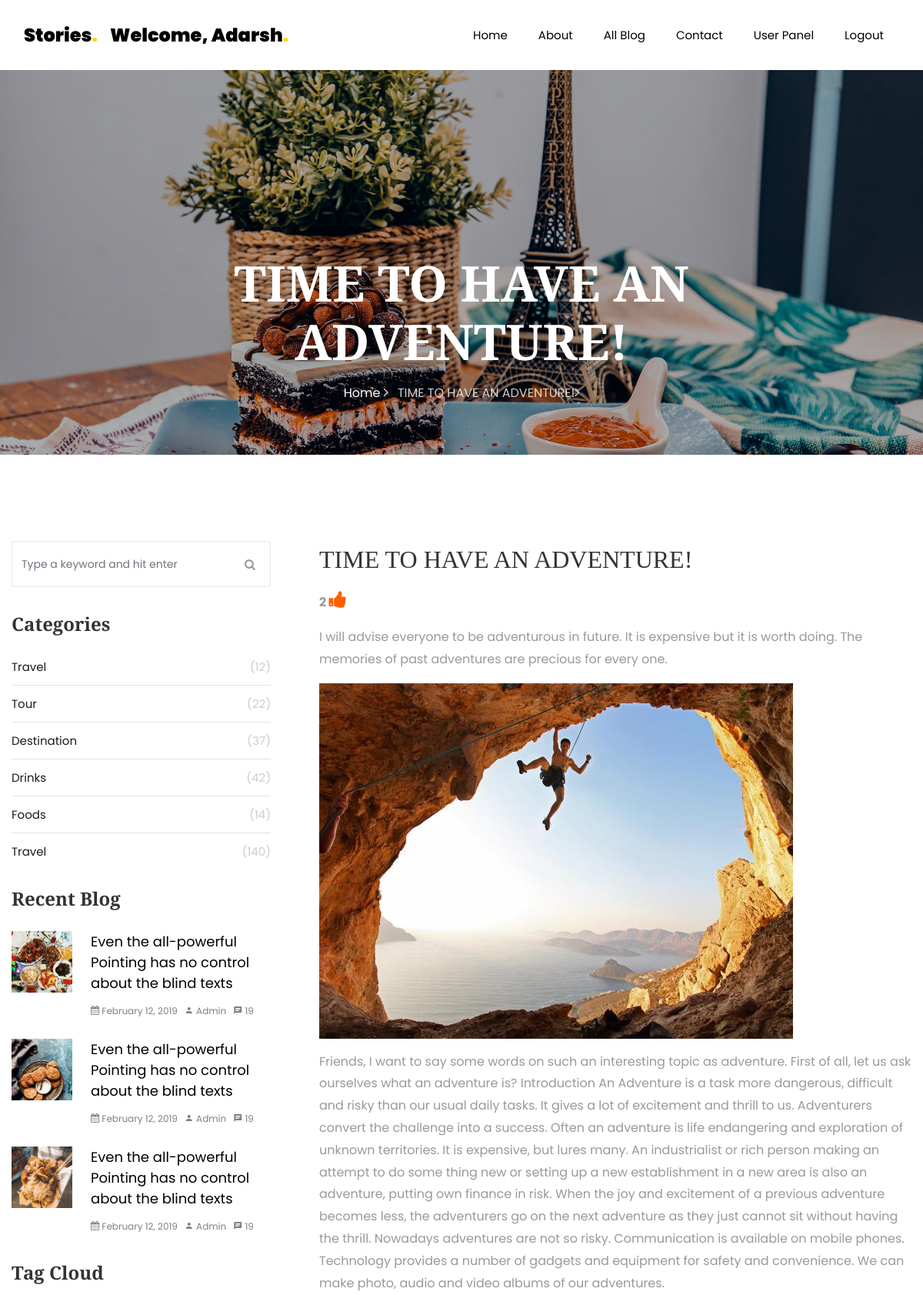
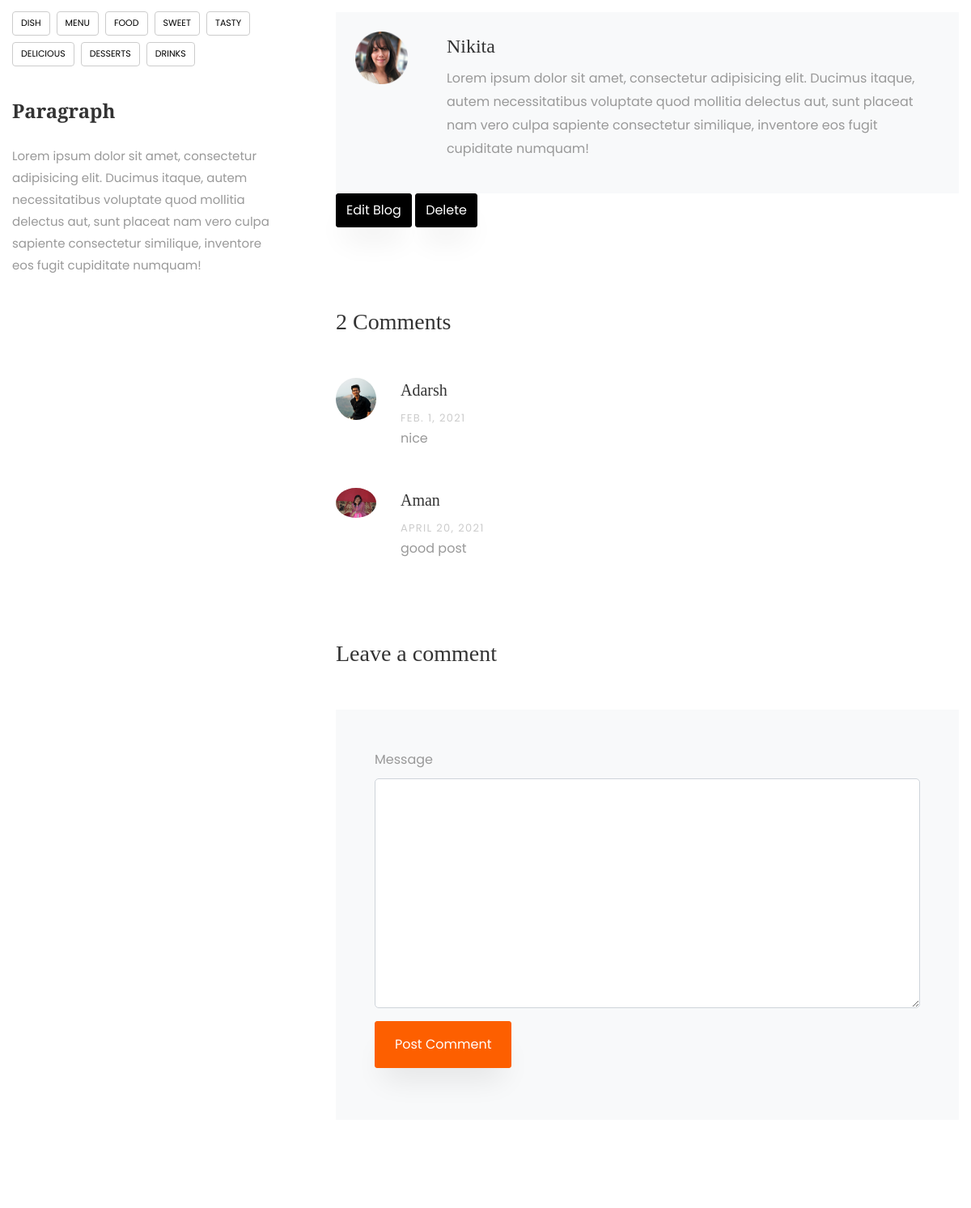
The page /blog_detail/5/ (signed in, upper part) on the database its author committed (2 pictures, top to bottom).
### Blog/models.py (models this page shows, shortened)
class BlogModel(models.Model):
    usr = models.ForeignKey(User,on_delete=models.CASCADE,null=True)
    cat = models.ForeignKey(Category,on_delete=models.CASCADE,null=True)
    title = models.CharField(max_length=100,null=True)
    sdes = models.TextField(null=True)
    long_des = models.TextField(null=True)
    date = models.DateField(null=True)
    image = models.FileField(null=True)

class UserDetail(models.Model):
    usr = models.ForeignKey(User, on_delete=models.CASCADE, null=True)
    mobile = models.CharField(max_length=100,null=True)
    image = models.FileField(null=True)

class UserComment(models.Model):
    usr = models.ForeignKey(User,on_delete=models.CASCADE,null=True)
    blog = models.ForeignKey(BlogModel,on_delete=models.CASCADE,null=True)
    msg = models.TextField(null=True)
    date = models.DateField(null=True)

### Blog/views.py (the view)
# urls.py: path('blog_detail/<int:bid>/', Newblogdetail, name="bdetail"),
def Newblogdetail(request,bid):
    data = BlogModel.objects.get(id = bid)
    userdata = UserDetail.objects.filter(usr = data.usr).first()
    comments = UserComment.objects.filter(blog = data)
    n = comments.count()
    d = {"detail":data,"userdata":userdata,"count":n}
    return render(request,'newtemp/single.html',d)

### Blog/templates/newtemp/single.html (shortened to what this page needs)
{% extends 'newtemp/base.html' %}
{% load static %}
{% block body %}
<link rel="stylesheet" href="https://stackpath.bootstrapcdn.com/font-awesome/4.7.0/css/font-awesome.min.css">
    <section class="hero-wrap hero-wrap-2" style="background-image: url({% static 'images/bg_4.jpg' %});">
      <div class="overlay"></div>
      <div class="container">
        <div class="row no-gutters slider-text align-items-end justify-content-center">
          <div class="col-md-9 ftco-animate pb-5 text-center">
            <h1 class="mb-3 bread">{{ detail.title }}</h1>
            <p class="breadcrumbs"><span class="mr-2"><a href="{% url 'newhome' %}">Home <i class="ion-ios-arrow-forward"></i></a></span> <span>{{ detail.title }}<i class="ion-ios-arrow-forward"></i></span></p>
          </div>
        </div>
      </div>
    </section>
		<section class="ftco-section">
      <div class="container">
        <div class="row">
          <div class="col-lg-8 order-lg-last ftco-animate">
            <h2 class="mb-3">{{ detail.title }}
            </h2>
            <p><b>{{ detail.likeblog_set.count }} <a href="{% url 'like' detail.id %}"> <i class="fa fa-thumbs-up" style="font-size:25px;"></i></a></b>
            </p>
            <p>{{ detail.sdes }}</p>
            <p>
              <img src="{{ detail.image.url }}" alt="" class="img-fluid">
            </p>
            <p>{{ detail.long_des }}</p>
            <div class="about-author d-flex p-4 bg-light">
              <div class="bio mr-5">
                <img src="{{ userdata.image.url }}" alt="{{ detail.usr.first_name }}" width="200px;" height="200px;" class="img-fluid mb-4">
              </div>
              <div class="desc">
                <h3>{{ detail.usr.first_name }}</h3>
                <p>Lorem ipsum dolor sit amet, consectetur adipisicing elit. Ducimus itaque, autem necessitatibus voluptate quod mollitia delectus aut, sunt placeat nam vero culpa sapiente consectetur similique, inventore eos fugit cupiditate numquam!</p>
              </div>
            </div>
            <div>
                 <a href="{% url 'editb' detail.id  %}"><button class="btn btn-black py-2">Edit Blog</button></a>
                <a href="{% url 'delete_b' detail.id %}"><button class="btn btn-black py-2">Delete</button></a>
            </div>
            <div class="pt-5 mt-5">
              <h3 class="mb-5">{{ detail.usercomment_set.count }} Comments</h3>
              <ul class="comment-list">
                {% for i in detail.usercomment_set.all %}
                <li class="comment">
                  <div class="vcard bio">
                    <img src="{{ i.usr.userdetail_set.first.image.url }}" alt="Image placeholder">
                  </div>
                  <div class="comment-body">
                    <h3>{{ i.usr.first_name }}</h3>
                    <div class="meta">{{ i.date }}</div>
                    <p>{{ i.msg }}</p>
                  </div>
                </li>
                {% endfor %}
              </ul>
              {% if request.user.is_authenticated %}
              <div class="comment-form-wrap pt-5">
                <h3 class="mb-5">Leave a comment</h3>
                <form action="{% url 'comment' detail.id  %}" method="post" class="p-5 bg-light">
                  <div class="form-group">
                    <label for="message">Message</label>
                    <textarea name="msg" id="message" cols="30" rows="10" class="form-control"></textarea>
                  </div>
                  <div class="form-group">
                    <input type="submit" value="Post Comment" class="btn py-3 px-4 btn-primary">
                  </div>
                </form>
              </div>
              {% endif %}
            </div>
          </div>
          <div class="col-lg-4 sidebar pr-lg-5 ftco-animate">
            <div class="sidebar-box">
              <form action="#" class="search-form">
                <div class="form-group">
                  <span class="icon icon-search"></span>
                  <input type="text" class="form-control" placeholder="Type a keyword and hit enter">
                </div>
              </form>
            </div>
            <div class="sidebar-box ftco-animate">
              <ul class="categories">
                <h3 class="heading mb-4">Categories</h3>
                <li><a href="#">Travel <span>(12)</span></a></li>
                <li><a href="#">Tour <span>(22)</span></a></li>
                <li><a href="#">Destination <span>(37)</span></a></li>
                <li><a href="#">Drinks <span>(42)</span></a></li>
                <li><a href="#">Foods <span>(14)</span></a></li>
                <li><a href="#">Travel <span>(140)</span></a></li>
              </ul>
            </div>
            <div class="sidebar-box ftco-animate">
              <h3 class="heading mb-4">Recent Blog</h3>
              <div class="block-21 mb-4 d-flex">
                <a class="blog-img mr-4" style="background-image: url(images/image_1.jpg);"></a>
                <div class="text">
                  <h3><a href="#">Even the all-powerful Pointing has no control about the blind texts</a></h3>
                  <div class="meta">
                    <div><a href="#"><span class="icon-calendar"></span> February 12, 2019</a></div>
                    <div><a href="#"><span class="icon-person"></span> Admin</a></div>
                    <div><a href="#"><span class="icon-chat"></span> 19</a></div>
                  </div>
                </div>
              </div>
              <div class="block-21 mb-4 d-flex">
                <a class="blog-img mr-4" style="background-image: url(images/image_2.jpg);"></a>
                <div class="text">
                  <h3><a href="#">Even the all-powerful Pointing has no control about the blind texts</a></h3>
                  <div class="meta">
                    <div><a href="#"><span class="icon-calendar"></span> February 12, 2019</a></div>
                    <div><a href="#"><span class="icon-person"></span> Admin</a></div>
                    <div><a href="#"><span class="icon-chat"></span> 19</a></div>
                  </div>
                </div>
              </div>
              <div class="block-21 mb-4 d-flex">
                <a class="blog-img mr-4" style="background-image: url(images/image_3.jpg);"></a>
                <div class="text">
                  <h3><a href="#">Even the all-powerful Pointing has no control about the blind texts</a></h3>
                  <div class="meta">
                    <div><a href="#"><span class="icon-calendar"></span> February 12, 2019</a></div>
                    <div><a href="#"><span class="icon-person"></span> Admin</a></div>
                    <div><a href="#"><span class="icon-chat"></span> 19</a></div>
                  </div>
                </div>
              </div>
            </div>
            <div class="sidebar-box ftco-animate">
              <h3 class="heading mb-4">Tag Cloud</h3>
              <div class="tagcloud">
                <a href="#" class="tag-cloud-link">dish</a>
                <a href="#" class="tag-cloud-link">menu</a>
                <a href="#" class="tag-cloud-link">food</a>
                <a href="#" class="tag-cloud-link">sweet</a>
                <a href="#" class="tag-cloud-link">tasty</a>
                <a href="#" class="tag-cloud-link">delicious</a>
                <a href="#" class="tag-cloud-link">desserts</a>
                <a href="#" class="tag-cloud-link">drinks</a>
              </div>
            </div>
            <div class="sidebar-box ftco-animate">
              <h3 class="heading mb-4">Paragraph</h3>
              <p>Lorem ipsum dolor sit amet, consectetur adipisicing elit. Ducimus itaque, autem necessitatibus voluptate quod mollitia delectus aut, sunt placeat nam vero culpa sapiente consectetur similique, inventore eos fugit cupiditate numquam!</p>
            </div>
          </div>
        </div>
      </div>
    </section>
{% endblock %}

### Blog/templates/newtemp/base.html (shortened to what this page needs)
<!DOCTYPE html>
<html lang="en">
  <head>
    {% load static %}
    <link rel="stylesheet" href="{% static 'css/open-iconic-bootstrap.min.css' %}">
    <link rel="stylesheet" href="{% static 'css/animate.css' %}">
    <link rel="stylesheet" href="{% static 'css/owl.carousel.min.css' %}">
    <link rel="stylesheet" href="{% static 'css/owl.theme.default.min.css' %}">
    <link rel="stylesheet" href="{% static 'css/magnific-popup.css' %}">
    <link rel="stylesheet" href="{% static 'css/aos.css' %}">
    <link rel="stylesheet" href="{% static 'css/ionicons.min.css' %}">
    <link rel="stylesheet" href="{% static 'css/flaticon.css' %}">
    <link rel="stylesheet" href="{% static 'css/icomoon.css' %}">
    <link rel="stylesheet" href="{% static 'css/style.css' %}">
  </head>
  <body>
	  <nav class="navbar navbar-expand-lg navbar-dark bg-dark ftco-navbar-light" id="ftco-navbar">
	    <div class="container">
	      <a class="navbar-brand" href="">Stories<span>.</span></a>
	        {% if  request.user.is_authenticated %}
          <a class="navbar-brand" href="{% url 'upanel' %}">Welcome, {{ request.user.first_name }}<span>.</span></a>
            {% endif %}
	      <div class="collapse navbar-collapse" id="ftco-nav">
	        <ul class="navbar-nav ml-auto">
	          <li class="nav-item"><a href="{% url 'newhome' %}" class="nav-link">Home</a></li>
	          <li class="nav-item"><a href="{% url 'about' %}" class="nav-link">About</a></li>
	          <li class="nav-item"><a href="{% url 'blogs' %}" class="nav-link">All Blog</a></li>
              <li class="nav-item"><a href="{% url 'contact' %}" class="nav-link">Contact</a></li>
              {% if not request.user.is_authenticated %}
	          <li class="nav-item"><a href="{% url 'signup' %}" class="nav-link">Signup</a></li>
	          <li class="nav-item"><a href="{% url 'login' %}" class="nav-link">Login</a></li>
	        {% else %}
              <li class="nav-item"><a href="{% url 'upanel' %}" class="nav-link">User Panel</a></li>
              <li class="nav-item"><a href="{% url 'logout' %}" class="nav-link">Logout</a></li>
             {% endif %}
            </ul>
	      </div>
	    </div>
	  </nav>
  {% block body %}
  {% endblock %}
  </body>
</html>

### Blog/static/css/icomoon.css (style rules this page uses)
[class^="icon-"], [class*=" icon-"] { font-family: 'icomoon' !important; speak: none; font-style: normal; font-weight: normal; font-variant: normal; text-transform: none; line-height: 1; -webkit-font-smoothing: antialiased; -moz-osx-font-smoothing: grayscale; }
.icon-search:before { content: "\f002"; }
.icon-calendar:before { content: "\f073"; }
.icon-chat:before { content: "\e0b7"; }
.icon-person:before { content: "\e7fd"; }

### rows shown on the page
BlogModel: title "TIME TO HAVE AN ADVENTURE!", likeblog_set.count "2", sdes "I will advise everyone to be adventurous in future. It is expensive but it is worth doing. The memories of past adventures are precious for every one.", image (picture), long_des "Friends, I want to say some words on such an interesting topic as adventure. First of all, let us ask ourselves what an adventure is? Introduction An Adventure is a task more dangerous, difficult and risky than our usual daily tasks. It gives a lot of excitement and thrill to us. Adventurers convert the challenge into a success. Often an adventure is life endangering and exploration of unknown territories. It is expensive, but lures many. An industrialist or rich person making an attempt to do some thing new or setting up a new establishment in a new area is also an adventure, putting own finance in risk. When the joy and excitement of a previous adventure becomes less, the adventurers go…", usr.first_name "Nikita", usercomment_set.count "2"
UserDetail: image (picture)
UserComment: usr.userdetail_set.first.image (picture), usr.first_name "Adarsh", date "FEB. 1, 2021", msg "nice"
UserComment: usr.userdetail_set.first.image (picture), usr.first_name "Aman", date "APRIL 20, 2021", msg "good post"

### other values the page prints
{{ request.user.first_name }} "Adarsh"
